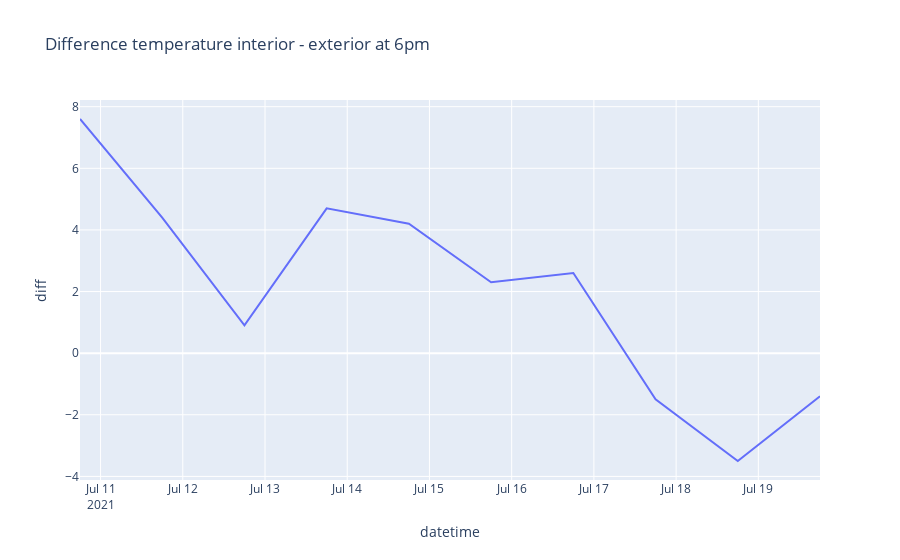

The code cell stored with this chart in its notebook:
### Code cell
px.line(df.query("hour == 18"), x="datetime", y="diff", title="Difference temperature interior - exterior at 6pm")

### Figure 1 — Plotly figure (JSON) as saved in the notebook; plotly's stock layout.template omitted (floating-point values rounded to 4 significant figures)
{"data": [{"hovertemplate": "datetime=%{x}<br>diff=%{y}<extra></extra>", "legendgroup": "", "line": {"color": "#636efa", "dash": "solid"}, "mode": "lines", "name": "", "orientation": "v", "showlegend": false, "type": "scatter", "x": ["2021-07-10T18:00:00", "2021-07-11T18:00:00", "2021-07-12T18:00:00", "2021-07-13T18:00:00", "2021-07-14T18:00:00", "2021-07-15T18:00:00", "2021-07-16T18:00:00", "2021-07-17T18:00:00", "2021-07-18T18:00:00", "2021-07-19T18:00:00"], "xaxis": "x", "y": [7.6, 4.4, 0.9, 4.7, 4.2, 2.3, 2.6, -1.5, -3.5, -1.4], "yaxis": "y"}], "layout": {"legend": {"tracegroupgap": 0}, "title": {"text": "Difference temperature interior - exterior at 6pm"}, "xaxis": {"anchor": "y", "domain": [0, 1], "title": {"text": "datetime"}}, "yaxis": {"anchor": "x", "domain": [0, 1], "title": {"text": "diff"}}}}
